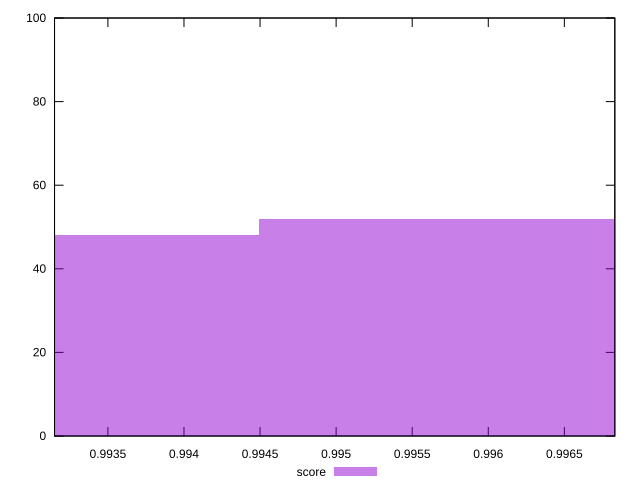

Source code (gnuplot):
reset

$score <<EOF
0.9925168151006011 48
0.9964710653599661 52
EOF

set key outside below
set boxwidth 0.003954250259364945
set xrange [0.9931492519276602:0.9968317041437396]
set yrange [0:100]
set trange [0:100]
set style fill transparent solid 0.5 noborder
set terminal svg size 640, 490 enhanced background rgb 'white'
set output "reprap/first-cpu-idle/samples/pages+cached+noadtech/score/histogram.svg"

plot $score title "score" with boxes

reset
